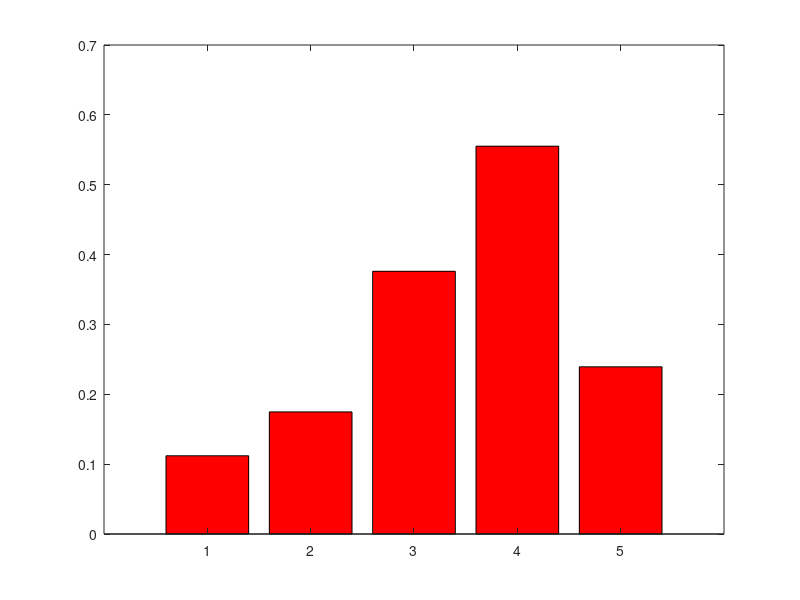
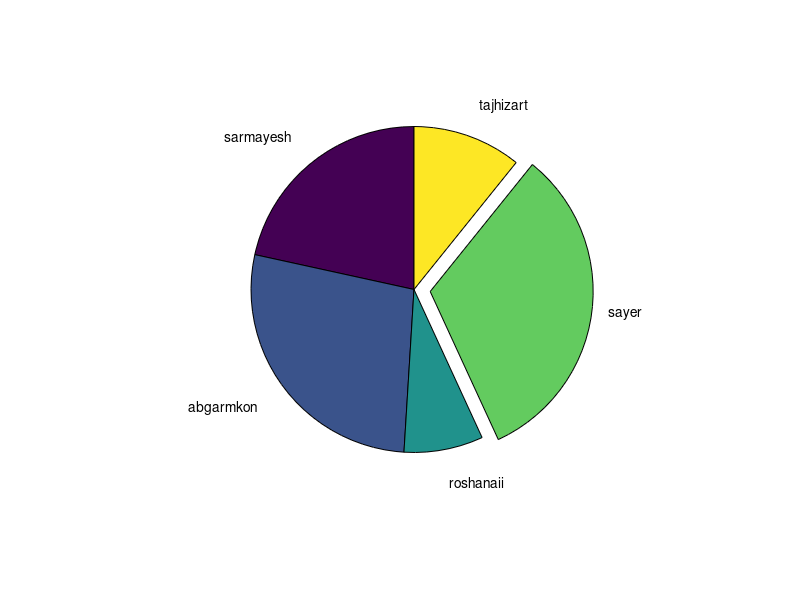

Reproduce these figures in MATLAB, in order.
clear
clc
close all

figure(1);
x = rand(1,5);
bar(x,'red');

figure(2);
e = [22 28 8 33 11];
labels= {'sarmayesh', 'abgarmkon', 'roshanaii', 'sayer', 'tajhizart'};
explode = [0 0 0 1 0];
pie(e,explode,labels);
